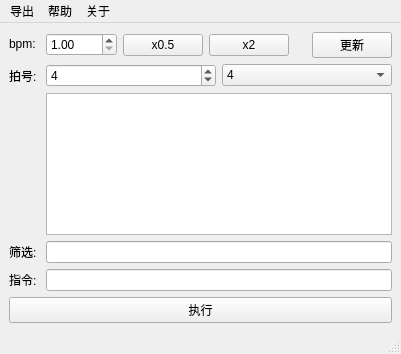
<?xml version="1.0" encoding="UTF-8"?>
<ui version="4.0">
 <class>Editor</class>
 <widget class="QMainWindow" name="Editor">
  <property name="geometry">
   <rect>
    <x>0</x>
    <y>0</y>
    <width>401</width>
    <height>354</height>
   </rect>
  </property>
  <property name="windowTitle">
   <string>MeloNote - Editor</string>
  </property>
  <widget class="QWidget" name="centralwidget">
   <layout class="QVBoxLayout" name="verticalLayout_2">
    <item>
     <layout class="QFormLayout" name="formLayout">
      <item row="0" column="0">
       <widget class="QLabel" name="label">
        <property name="toolTip">
         <string>&lt;html&gt;&lt;head/&gt;&lt;body&gt;&lt;p&gt;拍数/分钟。&lt;/p&gt;&lt;p&gt;改变此值只会影响 midi 的 bpm 信息而不会影响音符间的真实间隔时长(即始终保持与录制时一致)。&lt;/p&gt;&lt;/body&gt;&lt;/html&gt;</string>
        </property>
        <property name="text">
         <string>bpm: </string>
        </property>
       </widget>
      </item>
      <item row="0" column="1">
       <layout class="QHBoxLayout" name="horizontalLayout_3">
        <item>
         <widget class="QDoubleSpinBox" name="bpmSpinBox">
          <property name="minimum">
           <double>1.000000000000000</double>
          </property>
          <property name="maximum">
           <double>9999.000000000000000</double>
          </property>
         </widget>
        </item>
        <item>
         <widget class="QPushButton" name="x05Button">
          <property name="text">
           <string>x0.5</string>
          </property>
         </widget>
        </item>
        <item>
         <widget class="QPushButton" name="x2Button">
          <property name="text">
           <string>x2</string>
          </property>
         </widget>
        </item>
        <item>
         <spacer name="horizontalSpacer">
          <property name="orientation">
           <enum>Qt::Orientation::Horizontal</enum>
          </property>
          <property name="sizeHint" stdset="0">
           <size>
            <width>40</width>
            <height>20</height>
           </size>
          </property>
         </spacer>
        </item>
        <item>
         <widget class="QPushButton" name="updateButton">
          <property name="text">
           <string>更新</string>
          </property>
         </widget>
        </item>
       </layout>
      </item>
      <item row="1" column="0">
       <widget class="QLabel" name="label_2">
        <property name="toolTip">
         <string>&lt;html&gt;&lt;head/&gt;&lt;body&gt;&lt;p&gt;改变此值只影响 Midi 的文件信息。&lt;/p&gt;&lt;/body&gt;&lt;/html&gt;</string>
        </property>
        <property name="text">
         <string>拍号: </string>
        </property>
       </widget>
      </item>
      <item row="1" column="1">
       <layout class="QHBoxLayout" name="horizontalLayout">
        <item>
         <widget class="QSpinBox" name="numeratorSpinBox">
          <property name="minimum">
           <number>1</number>
          </property>
          <property name="maximum">
           <number>127</number>
          </property>
          <property name="value">
           <number>4</number>
          </property>
         </widget>
        </item>
        <item>
         <widget class="QComboBox" name="power2Box">
          <property name="currentIndex">
           <number>2</number>
          </property>
          <item>
           <property name="text">
            <string>1</string>
           </property>
          </item>
          <item>
           <property name="text">
            <string>2</string>
           </property>
          </item>
          <item>
           <property name="text">
            <string>4</string>
           </property>
          </item>
          <item>
           <property name="text">
            <string>8</string>
           </property>
          </item>
          <item>
           <property name="text">
            <string>16</string>
           </property>
          </item>
         </widget>
        </item>
       </layout>
      </item>
      <item row="2" column="1">
       <widget class="QTextBrowser" name="editorBrowser">
        <property name="font">
         <font>
          <family>Monospace</family>
         </font>
        </property>
       </widget>
      </item>
      <item row="3" column="0">
       <widget class="QLabel" name="label_3">
        <property name="toolTip">
         <string>&lt;html&gt;&lt;head/&gt;&lt;body&gt;&lt;p&gt;音符筛选规则。&lt;br/&gt;例如输入 367 会筛选选中范围中的 3 6 7&lt;/p&gt;&lt;/body&gt;&lt;/html&gt;</string>
        </property>
        <property name="text">
         <string>筛选: </string>
        </property>
       </widget>
      </item>
      <item row="3" column="1">
       <widget class="QLineEdit" name="patternEdit"/>
      </item>
      <item row="4" column="0">
       <widget class="QLabel" name="label_4">
        <property name="toolTip">
         <string>&lt;html&gt;&lt;head/&gt;&lt;body&gt;&lt;p&gt;对筛选的内容执行的操作&lt;br/&gt;升/降/还原: # b 0&lt;br/&gt;提升/降低八度: + -&lt;br/&gt;替换: r[替换后的音符]&lt;/p&gt;&lt;/body&gt;&lt;/html&gt;</string>
        </property>
        <property name="text">
         <string>指令: </string>
        </property>
       </widget>
      </item>
      <item row="4" column="1">
       <widget class="QLineEdit" name="commandEdit"/>
      </item>
     </layout>
    </item>
    <item>
     <widget class="QPushButton" name="executeButton">
      <property name="text">
       <string>执行</string>
      </property>
     </widget>
    </item>
   </layout>
  </widget>
  <widget class="QMenuBar" name="menubar">
   <property name="geometry">
    <rect>
     <x>0</x>
     <y>0</y>
     <width>401</width>
     <height>24</height>
    </rect>
   </property>
   <widget class="QMenu" name="exportMenu">
    <property name="title">
     <string>导出</string>
    </property>
    <addaction name="actionMidi"/>
    <addaction name="actionNote"/>
    <addaction name="actionText"/>
   </widget>
   <widget class="QMenu" name="aboutMenu">
    <property name="title">
     <string>关于</string>
    </property>
    <addaction name="actionQt"/>
    <addaction name="actionAboutThis"/>
   </widget>
   <widget class="QMenu" name="helpMenu">
    <property name="title">
     <string>帮助</string>
    </property>
    <addaction name="actionHelp"/>
   </widget>
   <addaction name="exportMenu"/>
   <addaction name="helpMenu"/>
   <addaction name="aboutMenu"/>
  </widget>
  <widget class="QStatusBar" name="statusBar"/>
  <action name="actionMidi">
   <property name="text">
    <string>Midi</string>
   </property>
  </action>
  <action name="actionText">
   <property name="text">
    <string>HTML</string>
   </property>
  </action>
  <action name="actionNote">
   <property name="text">
    <string>Note</string>
   </property>
  </action>
  <action name="actionHelp">
   <property name="text">
    <string>使用说明</string>
   </property>
  </action>
  <action name="actionQt">
   <property name="text">
    <string>关于 Qt</string>
   </property>
  </action>
  <action name="actionAboutThis">
   <property name="text">
    <string>关于本应用</string>
   </property>
  </action>
 </widget>
 <resources/>
 <connections/>
</ui>
